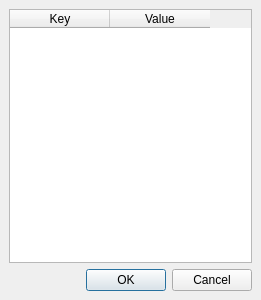
<ui version="4.0" >
 <class>TableEditor</class>
 <widget class="QDialog" name="TableEditor" >
  <property name="geometry" >
   <rect>
    <x>0</x>
    <y>0</y>
    <width>261</width>
    <height>300</height>
   </rect>
  </property>
  <property name="windowTitle" >
   <string>Internals</string>
  </property>
  <layout class="QVBoxLayout" >
   <property name="margin" >
    <number>9</number>
   </property>
   <property name="spacing" >
    <number>6</number>
   </property>
   <item>
    <widget class="QTableWidget" name="tableWidget" >
     <column>
      <property name="text" >
       <string>Key</string>
      </property>
     </column>
     <column>
      <property name="text" >
       <string>Value</string>
      </property>
     </column>
    </widget>
   </item>
   <item>
    <widget class="QDialogButtonBox" name="buttonBox" >
     <property name="orientation" >
      <enum>Qt::Horizontal</enum>
     </property>
     <property name="standardButtons" >
      <set>QDialogButtonBox::Cancel|QDialogButtonBox::NoButton|QDialogButtonBox::Ok</set>
     </property>
    </widget>
   </item>
  </layout>
 </widget>
 <resources/>
 <connections>
  <connection>
   <sender>buttonBox</sender>
   <signal>accepted()</signal>
   <receiver>TableEditor</receiver>
   <slot>accept()</slot>
   <hints>
    <hint type="sourcelabel" >
     <x>248</x>
     <y>254</y>
    </hint>
    <hint type="destinationlabel" >
     <x>157</x>
     <y>274</y>
    </hint>
   </hints>
  </connection>
  <connection>
   <sender>buttonBox</sender>
   <signal>rejected()</signal>
   <receiver>TableEditor</receiver>
   <slot>reject()</slot>
   <hints>
    <hint type="sourcelabel" >
     <x>316</x>
     <y>260</y>
    </hint>
    <hint type="destinationlabel" >
     <x>286</x>
     <y>274</y>
    </hint>
   </hints>
  </connection>
 </connections>
</ui>
